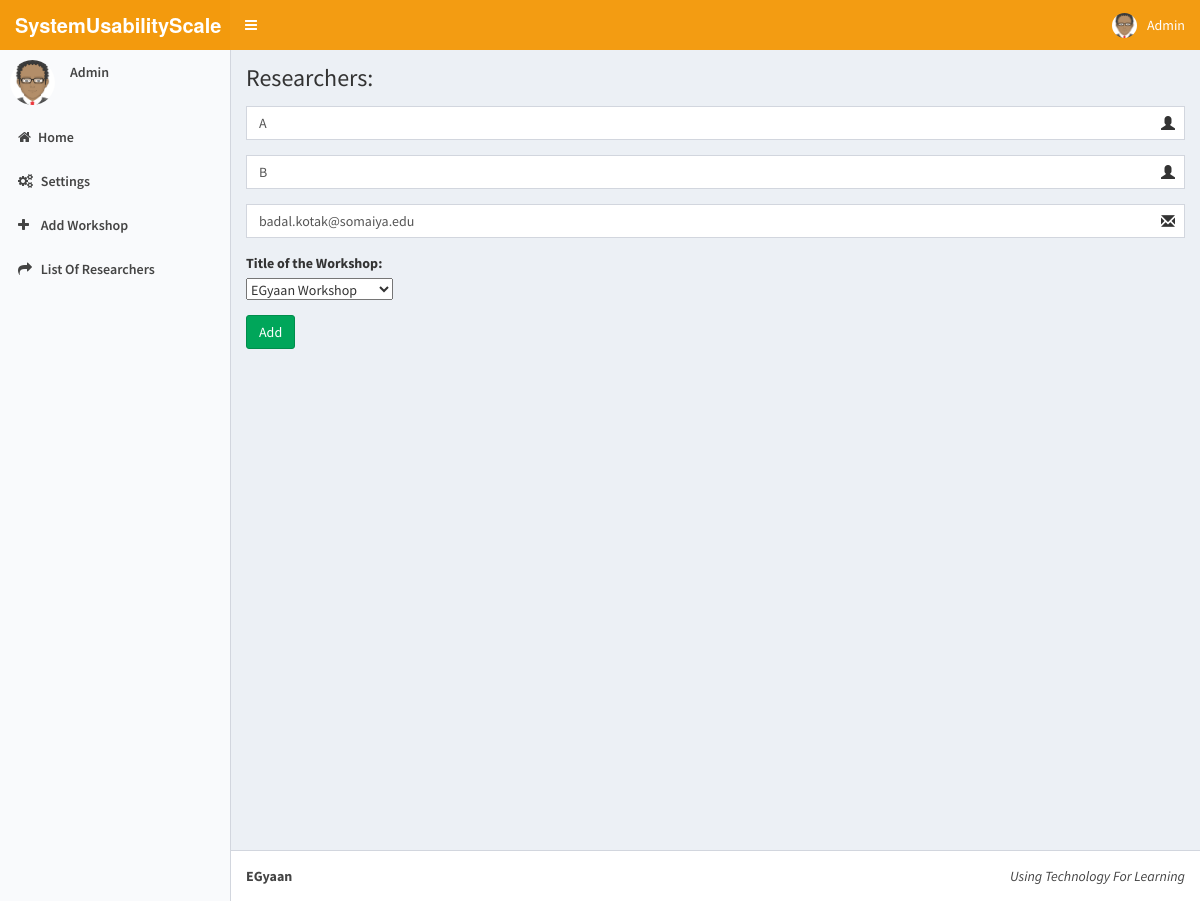
Page /Admin/edit_user.php?edit=5 (signed in) on the committed database.
### tables this page shows
CREATE TABLE IF NOT EXISTS `Researcher` (
  `id` int(11) NOT NULL AUTO_INCREMENT,
  `fname` varchar(50) NOT NULL,
  `lname` varchar(50) NOT NULL,
  `email` varchar(100) NOT NULL,
  `passwd` varchar(20) NOT NULL,
  `workshop` int(11) NOT NULL,
  PRIMARY KEY (`id`),
  UNIQUE KEY `email` (`email`)
);

### Admin/edit_user.php (the view, shortened to what this page needs)
<html>
  <head>
    <link rel="stylesheet" href="../AdminLTE/bootstrap/css/bootstrap.min.css">
    <link rel="stylesheet" href="../AdminLTE/dist/font-awesome/css/font-awesome.min.css">
    <link rel="stylesheet" href="../AdminLTE/dist/css/ionicons.min.css">
    <link rel="stylesheet" href="../AdminLTE/dist/css/AdminLTE.min.css">
    <link rel="stylesheet" href="../AdminLTE/dist/css/skins/skin-yellow-light.min.css">
  </head>
  <body class="hold-transition skin-yellow-light sidebar-mini">
    <div class="wrapper">
      <header class="main-header">
        <a href="AdminDashboard.php" class="logo">
          <span class="logo-lg"><b>SystemUsabilityScale</b></span>
        </a>
        <nav class="navbar navbar-static-top" role="navigation">
          <a href="#" class="sidebar-toggle" data-toggle="offcanvas" role="button">
          </a>
          <div class="navbar-custom-menu">
            <ul class="nav navbar-nav">
              <li class="dropdown user user-menu">
                <a href="#" class="dropdown-toggle" data-toggle="dropdown">
                  <img src="D_Logo/avatar.png" class="user-image" alt="User Image">
                  <span class="hidden-xs">Admin</span>
                </a>
              </li>
            </ul>
          </div>
        </nav>
      </header>
      <aside class="main-sidebar">
        <section class="sidebar">
          <div class="user-panel">
            <div class="pull-left image">
              <img src="D_Logo/avatar.png" class="img-circle" alt="User Image">
            </div>
            <div class="pull-left info">
              <p>Admin</p>
            </div>
          </div>
          <ul class="sidebar-menu">
            <li><a href="AdminDashboard.php"><i class="fa fa-home"></i><span>Home</span></a></li>
            <li><a href="settings.php"><i class="fa fa-gears"></i> <span>Settings</span></a></li>
            <li><a href="workshop.php"><i class="fa fa-plus"></i> <span>Add Workshop</span></a></li>
            <li><a href="researcher.php"><i class="fa fa-share"></i> <span>List Of Researchers</span></a></li>
          </ul>
        </section>
              </aside>
      <div class="content-wrapper">
        <section class="content-header">
          <h1>
            Researchers:
          </h1>
        </section>
        <section class="content">
<form action=update_researcher.php name="addForm" role="form" method="post" onsubmit="return validateEmail();">
<div class="form-group has-feedback">
  <?php
  include("dbcon.php");
  $rid=$_REQUEST['edit'];
  $get_details=mysqli_query($con,"SELECT * FROM Researcher WHERE id='$rid'");
  while($get=mysqli_fetch_array($get_details))
  {
    $fname=$get['fname'];
    $lname=$get['lname'];
    $email=$get['email'];
    $w_id=$get['workshop'];
            echo "<input type=text class=form-control placeholder=Firstname name=fname value=$fname>";
          echo '</div>
          <div class="form-group has-feedback">';
            echo "<input type=text class=form-control placeholder=Lastname name=lname value=$lname>";
            echo '<span class="glyphicon glyphicon-user form-control-feedback"></span>
          </div>
<div class="form-group has-feedback">';
            echo "<input type=email class=form-control placeholder=Email name=email id=mail value=$email>";
            echo '<span class="glyphicon glyphicon-envelope form-control-feedback"></span>
            <div class="emailerr"></div>
          </div>
          <div class="form-group">
  <label for="menu1">Title of the Workshop:</label><br>
<select name="menu1">';
$result = mysqli_query($con,"SELECT * FROM Workshop");
while($row = mysqli_fetch_array($result))
{
$name=$row['name'];
$id=$row['id'];
if($id==$w_id)
{
echo "<option value=$id selected>$name</option>";
}
else
{
echo "<option value=$id>$name</option>";
}
}
}
?>
</select><br>
</div>
<? echo "<button type=submit class='btn btn-success' name=id value='$rid'>Add</button>";?>
        </section>
      </div>
      <footer class="main-footer">
        <div class="pull-right hidden-xs">
          <i>Using Technology For Learning</i>
        </div>
        <strong>EGyaan</strong>
      </footer>
  </body>
</html>

### rows in the picture
researcher: fname "A", lname "B", email "badal.kotak@somaiya.edu"

### other values in the picture
form field menu1 "EGyaan Workshop"
